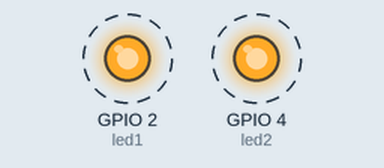
This program was run on a simulated ESP32 board running MicroPython. On the bench: output pins drawn as LEDs (lit = HIGH). Dashed ring = blinking.

Above: at 0.05 s.
Timing chart, 0 to 3.0 s (numbered marks = the images above):
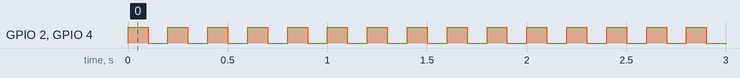

Measured:
- by itself, GPIO 2 (led1), GPIO 4 (led2): alternates HIGH for 0.10 s and LOW for 0.10 s

The program:

2led.py
```python
import time
from machine import Pin

# Define the pin numbers for the LEDs
led1_pin = 2  # GPIO2
led2_pin = 4  # GPIO4

# Initialize the LED pins as outputs
led1 = Pin(led1_pin, Pin.OUT)
led2 = Pin(led2_pin, Pin.OUT)

# Function to toggle the state of the LEDs
def toggle_leds():
    led1.value(not led1.value())
    led2.value(not led2.value())

# Blink the LEDs in a loop
while True:
    toggle_leds()
    time.sleep(0.1)  # Wait for 1 second
```
